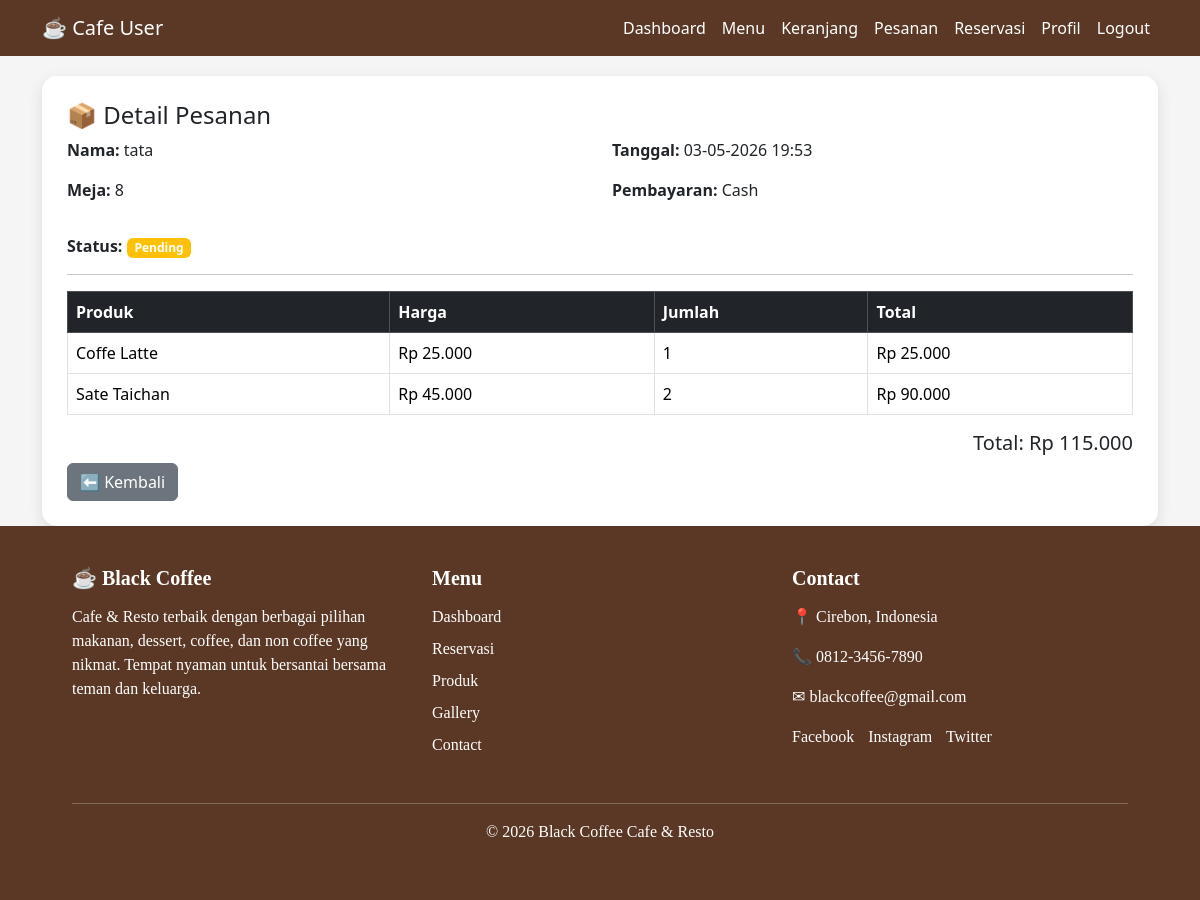
Screenshot of /user/dashboard.php?page=detail_pesanan&id=3 (signed in) with the database file from the repository.
### tables this page shows
CREATE TABLE `pesanan` (
  `id_pesanan` int(11) NOT NULL,
  `id_user` int(11) NOT NULL,
  `nama_pemesan` varchar(100) NOT NULL,
  `meja` varchar(10) NOT NULL,
  `pembayaran` varchar(50) NOT NULL,
  `tanggal` datetime DEFAULT current_timestamp(),
  `total` int(11) NOT NULL,
  `status` enum('pending','diproses','selesai') DEFAULT 'pending'
);

CREATE TABLE `detail_pesanan` (
  `id_detail` int(11) NOT NULL,
  `id_pesanan` int(11) NOT NULL,
  `id_produk` int(11) NOT NULL,
  `jumlah` int(11) NOT NULL,
  `harga` int(11) NOT NULL
);

CREATE TABLE `produk` (
  `id_produk` int(11) NOT NULL,
  `id_kategori` int(11) NOT NULL,
  `nama_produk` varchar(100) DEFAULT NULL,
  `harga` int(11) DEFAULT NULL,
  `gambar` varchar(255) DEFAULT NULL
);

### user/detail_pesanan.php (the view, shortened to what this page needs)
<?php
include "../koneksi.php";
$id_user = $_SESSION['id_user'];
$id = $_GET['id'] ?? 0;
$p = mysqli_fetch_assoc(mysqli_query($conn, "
    SELECT * FROM pesanan
    WHERE id_pesanan='$id' AND id_user='$id_user'
")) or die(mysqli_error($conn));
$detail = mysqli_query($conn, "
    SELECT d.*, p.nama_produk
    FROM detail_pesanan d
    JOIN produk p ON d.id_produk = p.id_produk
    WHERE d.id_pesanan='$id'
");
?>
<div class="container-box">
<h4>📦 Detail Pesanan</h4>
<div class="row mb-3">
<div class="col-md-6">
<p><b>Nama:</b> <?= $p['nama_pemesan']; ?></p>
<p><b>Meja:</b> <?= $p['meja']; ?></p>
</div>
<div class="col-md-6">
<p><b>Tanggal:</b> <?= date('d-m-Y H:i', strtotime($p['tanggal'])); ?></p>
<p><b>Pembayaran:</b> <?= $p['pembayaran']; ?></p>
</div>
</div>
<p>
<b>Status:</b>
<?php if($p['status']=="pending"){ ?>
<span class="badge bg-warning">Pending</span>
<?php } elseif($p['status']=="diproses"){ ?>
<span class="badge bg-primary">Diproses</span>
<?php } else { ?>
<span class="badge bg-success">Selesai</span>
<?php } ?>
</p>
<hr>
<table class="table table-bordered">
<tr class="table-dark">
<th>Produk</th>
<th>Harga</th>
<th>Jumlah</th>
<th>Total</th>
</tr>
<?php
$total = 0;
while($d = mysqli_fetch_assoc($detail)){
$subtotal = $d['harga'] * $d['jumlah'];
$total += $subtotal;
?>
<tr>
<td><?= $d['nama_produk']; ?></td>
<td>Rp <?= number_format($d['harga'],0,',','.'); ?></td>
<td><?= $d['jumlah']; ?></td>
<td>Rp <?= number_format($subtotal,0,',','.'); ?></td>
</tr>
<?php } ?>
</table>
<h5 class="text-end">Total: Rp <?= number_format($total,0,',','.'); ?></h5>
<a href="dashboard.php?page=pesanan" class="btn btn-secondary">
⬅ Kembali
</a>
</div>

### user/dashboard.php (style rules this page uses)
body { background:#f5f5f5; }
.container-box { background:white; padding:25px; margin-top:20px; border-radius:15px; box-shadow:0 5px 15px rgba(0,0,0,0.1); }

### rows the page displays
pesanan: nama_pemesan "tata", meja "8", tanggal "03-05-2026 19:53", pembayaran "Cash"
detail_pesanan: id_produk.nama_produk "Coffe Latte", harga "25.000", jumlah "1", subtotal "25.000"
detail_pesanan: id_produk.nama_produk "Sate Taichan", harga "45.000", jumlah "2", subtotal "90.000"

### other values shown
$total "115.000"
